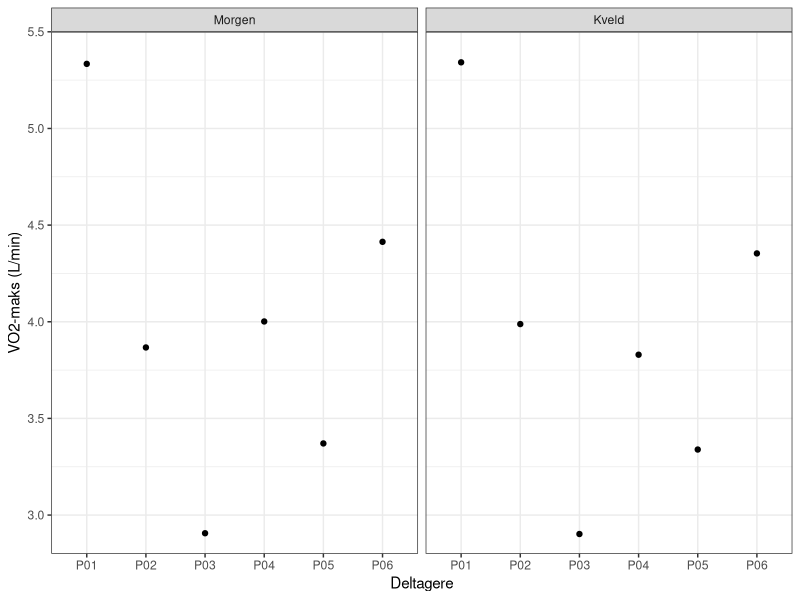
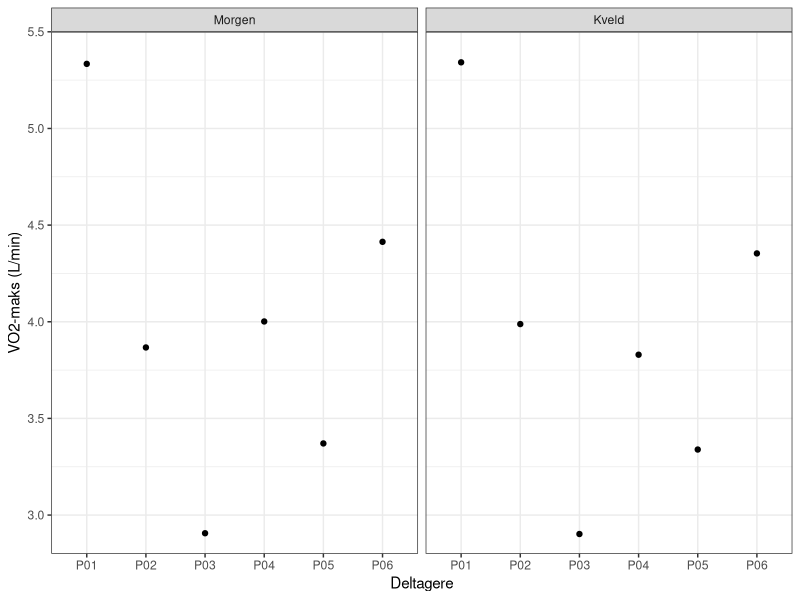

Write the R code that produced these figures, in order.
## ---- chunk 1
library(tidyverse)
library(knitr)
library(readxl)

raadata <- read_excel("data/raa/raadata_vo2maks.xlsx")

tabell_deltakere <- raadata |> 
  select(deltager,
         kjonn,
         alder) |>  
  
  distinct() |> 
  
  mutate(kjonn = if_else(kjonn == "m", "Mann", "Kvinne"))

kable(
  tabell_deltakere,
  format = "latex",
  col.names = c("Deltaker", "Kjønn", "Alder (år)"),
  booktabs = TRUE,
  linesep = "") 
## ---- chunk 2
#| label: fig-vo2maks
#| fig-cap: "Forskjell i VO2 maks mellom morgen og kveld"

behandlede_data <- read.csv("data/behandlet/behandlet_vo2maks.csv")

behandlede_data <- behandlede_data |> 
  mutate(starttidspunkt = factor(starttidspunkt, levels = c("Morgen", "Kveld")))

figur_resultater <- ggplot(data = behandlede_data,
                 aes(deltager, VO2_maks_abs/1000)) +
  
  geom_point(size = 1.5,
             color = "black") + 
  
  facet_wrap(~ starttidspunkt) +
  
  labs(
    x = "Deltagere",
    y = "VO2-maks (L/min)") + 
  
  scale_y_continuous(
    limits = c(2.8, 5.5),
    breaks = seq(2.5, 5.5, by = 0.5),
    expand = c(0, 0)) + 
  
  theme_bw()

print(figur_resultater)

ggsave("figurer/figur-vo2maks.png", figur_resultater, 
       width = 12, height = 9, units = "cm")
## ---- chunk 3
library(tidyverse)
library(knitr)
library(readxl)
#| label: fig-vo2maks3
#| fig-cap: "Forskjell i VO2 maks mellom morgen og kveld"

tabell <- read.csv("data/behandlet/behandlet_vo2maks.csv")

mod <- lm(VO2_maks_abs ~ starttidspunkt + deltager, data = tabell)
pval <- round(coef(summary(mod))[2, 4], 5)


tabell <- tabell |> 
  mutate(starttidspunkt = factor(starttidspunkt, levels = c("Morgen", "Kveld")))

fig_resultater <- ggplot(data = tabell,
                 aes(x = starttidspunkt, y = VO2_maks_abs/1000, group = deltager, color = deltager)) +
  
  geom_line(linewidth = 0.7) + 
  
  geom_point(size = 1.5,
             color = "black",
             fill = "grey") + 
  
  labs(
    x = "Tid på døgnet",
    y = "VO2-maks (L/min)",
    
    color = "Deltager") + 
  
  scale_y_continuous(
    limits = c(2.8, 7.0),
    breaks = seq(2.5, 7.0, by = 0.5),
    expand = c(0, 0)) + 
  
  theme_linedraw() +
  
  annotate("segment", x = 1, xend = 2, y = 6, yend = 6) + 
  annotate("segment",
           x = c(1, 2), 
           xend = c(1, 2),
           y = c(6, 6),
           yend = c(5.9, 5.9)) + 
  
  annotate("text", label = paste0("P-verdi = ", pval),
           x = 1.5, y = 6.2)
